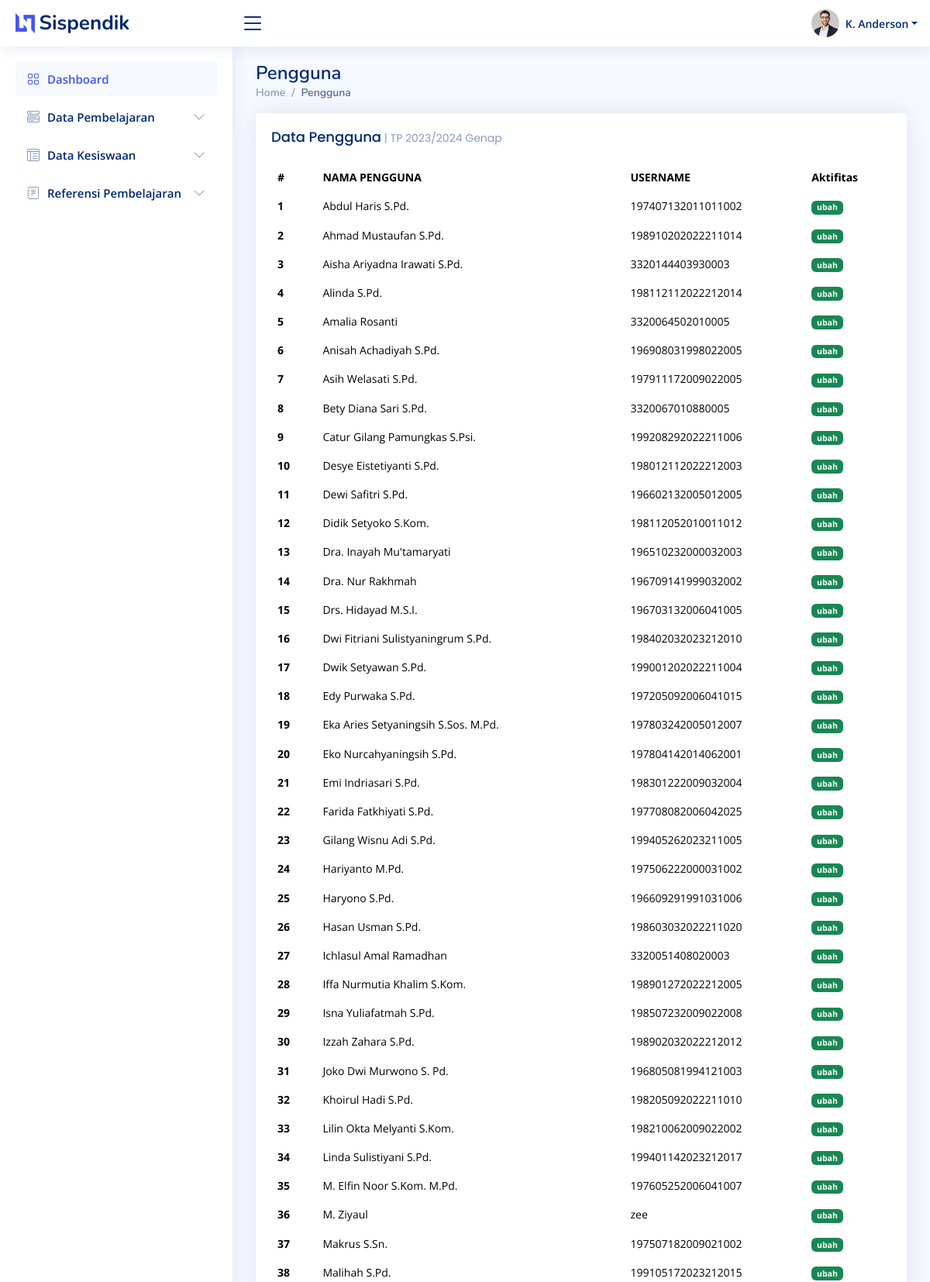
/webmin/user.php (upper part), run on the app's committed database.
### tables this page shows
CREATE TABLE IF NOT EXISTS `tahun_pelajaran` (
  `IDTP` char(5) NOT NULL,
  `KETERANGAN` varchar(20) NOT NULL,
  `AKTIF` enum('yes','no') NOT NULL,
  PRIMARY KEY (`IDTP`)
);

CREATE TABLE IF NOT EXISTS `pengguna` (
  `IDP` int(3) NOT NULL AUTO_INCREMENT,
  `NAMAPENGGUNA` varchar(255) NOT NULL,
  `USER` varchar(255) NOT NULL,
  `PASS` varchar(255) NOT NULL,
  `IDKELAS` char(10) NOT NULL,
  `STATE` int(1) NOT NULL,
  `AKSES_TANGGAL` datetime NOT NULL DEFAULT CURRENT_TIMESTAMP,
  PRIMARY KEY (`IDP`)
);

### webmin/promp.php (called while the page is built, shortened)
<?php
include_once '../config/koneksi.php';
$queryTp = $con->query("SELECT * FROM tahun_pelajaran WHERE AKTIF='yes'");
$data_tp = $queryTp->fetch_array();

### webmin/user.php (the view, shortened to what this page needs)
<?php
include_once("promp.php");
?>
<!DOCTYPE html>
<html lang="en">
<head>
    <link href="assets/vendor/bootstrap/css/bootstrap.min.css" rel="stylesheet">
    <link href="assets/vendor/bootstrap-icons/bootstrap-icons.css" rel="stylesheet">
    <link href="assets/vendor/boxicons/css/boxicons.min.css" rel="stylesheet">
    <link href="assets/vendor/quill/quill.snow.css" rel="stylesheet">
    <link href="assets/vendor/quill/quill.bubble.css" rel="stylesheet">
    <link href="assets/vendor/remixicon/remixicon.css" rel="stylesheet">
    <link href="assets/vendor/simple-datatables/style.css" rel="stylesheet">
    <link href="assets/css/style.css" rel="stylesheet">
</head>
<body>
    <header id="header" class="header fixed-top d-flex align-items-center">
        <div class="d-flex align-items-center justify-content-between">
            <a href="index.php" class="logo d-flex align-items-center">
                <img src="assets/img/logo.png" alt="">
                <span class="d-none d-lg-block">Sispendik</span>
            </a>
            <i class="bi bi-list toggle-sidebar-btn"></i>
        </div>
        <nav class="header-nav ms-auto">
            <ul class="d-flex align-items-center">
                <li class="nav-item dropdown pe-3">
                    <a class="nav-link nav-profile d-flex align-items-center pe-0" href="#" data-bs-toggle="dropdown">
                        <img src="assets/img/profile-img.jpg" alt="Profile" class="rounded-circle">
                        <span class="d-none d-md-block dropdown-toggle ps-2">K. Anderson</span>
                    </a>
                </li>
            </ul>
        </nav>
    </header>
    <?php
    include "_komponen/menu.php";
    ?>
    <main id="main" class="main">
        <div class="pagetitle">
            <h1>Pengguna</h1>
            <nav>
                <ol class="breadcrumb">
                    <li class="breadcrumb-item"><a href="index.html">Home</a></li>
                    <li class="breadcrumb-item active">Pengguna</li>
                </ol>
            </nav>
        </div>
        <section class="section dashboard">
            <div class="row">
                <div class="col-lg-12">
                    <div class="row">
                        <div class="col-12">
                            <div class="card recent-sales overflow-auto">
                                <div class="card-body">
                                    <h5 class="card-title">Data Pengguna<span> | TP <?php echo $data_tp['KETERANGAN'] ?></span></h5>
                                    <table class="table table-borderless datatable">
                                        <thead>
                                            <tr>
                                                <th scope="col">#</th>
                                                <th scope="col">NAMA PENGGUNA</th>
                                                <th scope="col">USERNAME</th>
                                                <th scope="col">Aktifitas</th>
                                            </tr>
                                        </thead>
                                        <tbody>
                                            <?php
                                            $stmts = $con->query("SELECT * FROM pengguna ORDER BY NAMAPENGGUNA ASC");
                                            $i = 1;
                                            while ($data = $stmts->fetch_array()) {
                                                echo "<tr><th scope='row'>" . $i++ . "</th>
                                                <td>" . $data['NAMAPENGGUNA'] . "</td>
                                                ";
                                                echo "<td>" . $data['USER'] . "</td>";
                                                echo  "<td><a href='user_edit.php?id=" . $data['IDP'] . "' class='badge bg-success'>ubah</a></td></tr>";
                                            }
                                            ?>
                                        </tbody>
                                    </table>
                                </div>
                            </div>
                        </div>
                    </div>
                </div>
            </div>
        </section>
    </main>
</body>
</html>

### webmin/assets/css/style.css (style rules this page uses)
:root { scroll-behavior: smooth; }
body { font-family: "Open Sans", sans-serif; background: #f6f9ff; color: #444444; }
a { color: #4154f1; text-decoration: none; }
h1, h2, h3, h4, h5, h6 { font-family: "Nunito", sans-serif; }
#main { margin-top: 60px; padding: 20px 30px; transition: all 0.3s; }
.pagetitle { margin-bottom: 10px; }
.pagetitle h1 { font-size: 24px; margin-bottom: 0; font-weight: 600; color: #012970; }
.card { margin-bottom: 30px; border: none; border-radius: 5px; box-shadow: 0px 0 30px rgba(1, 41, 112, 0.1); }
.card-title { padding: 20px 0 15px 0; font-size: 18px; font-weight: 500; color: #012970; font-family: "Poppins", sans-serif; }
.card-title span { color: #899bbd; font-size: 14px; font-weight: 400; }
.card-body { padding: 0 20px 20px 20px; }
.breadcrumb { font-size: 14px; font-family: "Nunito", sans-serif; color: #899bbd; font-weight: 600; }
.breadcrumb a { color: #899bbd; transition: 0.3s; }
.breadcrumb .breadcrumb-item::before { color: #899bbd; }
.breadcrumb .active { color: #51678f; font-weight: 600; }
.logo { line-height: 1; }
@media (min-width: 1200px) { .logo { width: 280px; } }
.logo img { max-height: 26px; margin-right: 6px; }
.logo span { font-size: 26px; font-weight: 700; color: #012970; font-family: "Nunito", sans-serif; }
.header { transition: all 0.5s; z-index: 997; height: 60px; box-shadow: 0px 2px 20px rgba(1, 41, 112, 0.1); background-color: #fff; padding-left: 20px; }
.header .toggle-sidebar-btn { font-size: 32px; padding-left: 10px; cursor: pointer; color: #012970; }
.header-nav ul { list-style: none; }
.header-nav>ul { margin: 0; padding: 0; }
.header-nav .nav-profile { color: #012970; }
.header-nav .nav-profile img { max-height: 36px; }
.header-nav .nav-profile span { font-size: 14px; font-weight: 600; }
@media (min-width: 1200px) { #main, #footer { margin-left: 300px; } }
.dashboard .recent-sales { font-size: 14px; }
.dashboard .recent-sales .table thead { background: #f6f6fe; }
.dashboard .recent-sales .table thead th { border: 0; }

### data on the page
tahun_pelajaran: KETERANGAN "2023/2024 Genap"
pengguna: NAMAPENGGUNA "Abdul Haris S.Pd.", USER "197407132011011002"
pengguna: NAMAPENGGUNA "Ahmad Mustaufan S.Pd.", USER "198910202022211014"
pengguna: NAMAPENGGUNA "Aisha Ariyadna Irawati S.Pd.", USER "3320144403930003"
pengguna: NAMAPENGGUNA "Alinda S.Pd.", USER "198112112022212014"
pengguna: NAMAPENGGUNA "Amalia Rosanti", USER "3320064502010005"
pengguna: NAMAPENGGUNA "Anisah Achadiyah S.Pd.", USER "196908031998022005"
pengguna: NAMAPENGGUNA "Asih Welasati S.Pd.", USER "197911172009022005"
pengguna: NAMAPENGGUNA "Bety Diana Sari S.Pd.", USER "3320067010880005"
pengguna: NAMAPENGGUNA "Catur Gilang Pamungkas S.Psi.", USER "199208292022211006"
pengguna: NAMAPENGGUNA "Desye Eistetiyanti S.Pd.", USER "198012112022212003"
pengguna: NAMAPENGGUNA "Dewi Safitri S.Pd.", USER "196602132005012005"
pengguna: NAMAPENGGUNA "Didik Setyoko S.Kom.", USER "198112052010011012"
pengguna: NAMAPENGGUNA "Dra. Inayah Mu'tamaryati", USER "196510232000032003"
pengguna: NAMAPENGGUNA "Dra. Nur Rakhmah", USER "196709141999032002"
pengguna: NAMAPENGGUNA "Drs. Hidayad M.S.I.", USER "196703132006041005"
pengguna: NAMAPENGGUNA "Dwi Fitriani Sulistyaningrum S.Pd.", USER "198402032023212010"
pengguna: NAMAPENGGUNA "Dwik Setyawan S.Pd.", USER "199001202022211004"
pengguna: NAMAPENGGUNA "Edy Purwaka S.Pd.", USER "197205092006041015"
pengguna: NAMAPENGGUNA "Eka Aries Setyaningsih S.Sos. M.Pd.", USER "197803242005012007"
pengguna: NAMAPENGGUNA "Eko Nurcahyaningsih S.Pd.", USER "197804142014062001"
pengguna: NAMAPENGGUNA "Emi Indriasari S.Pd.", USER "198301222009032004"
pengguna: NAMAPENGGUNA "Farida Fatkhiyati S.Pd.", USER "197708082006042025"
pengguna: NAMAPENGGUNA "Gilang Wisnu Adi S.Pd.", USER "199405262023211005"
pengguna: NAMAPENGGUNA "Hariyanto M.Pd.", USER "197506222000031002"
pengguna: NAMAPENGGUNA "Haryono S.Pd.", USER "196609291991031006"
pengguna: NAMAPENGGUNA "Hasan Usman S.Pd.", USER "198603032022211020"
pengguna: NAMAPENGGUNA "Ichlasul Amal Ramadhan", USER "3320051408020003"
pengguna: NAMAPENGGUNA "Iffa Nurmutia Khalim S.Kom.", USER "198901272022212005"
pengguna: NAMAPENGGUNA "Isna Yuliafatmah S.Pd.", USER "198507232009022008"
pengguna: NAMAPENGGUNA "Izzah Zahara S.Pd.", USER "198902032022212012"
pengguna: NAMAPENGGUNA "Joko Dwi Murwono S. Pd.", USER "196805081994121003"
pengguna: NAMAPENGGUNA "Khoirul Hadi S.Pd.", USER "198205092022211010"
pengguna: NAMAPENGGUNA "Lilin Okta Melyanti S.Kom.", USER "198210062009022002"
pengguna: NAMAPENGGUNA "Linda Sulistiyani S.Pd.", USER "199401142023212017"
pengguna: NAMAPENGGUNA "M. Elfin Noor S.Kom. M.Pd.", USER "197605252006041007"
pengguna: NAMAPENGGUNA "M. Ziyaul", USER "zee"
pengguna: NAMAPENGGUNA "Makrus S.Sn.", USER "197507182009021002"
pengguna: NAMAPENGGUNA "Malihah S.Pd.", USER "199105172023212015"
